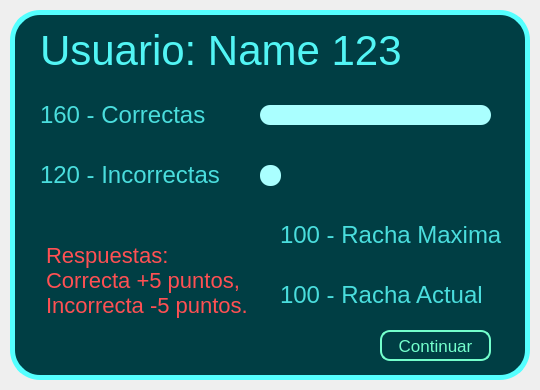
<?xml version="1.0" encoding="UTF-8"?>
<ui version="4.0">
 <class>Form</class>
 <widget class="QWidget" name="Form">
  <property name="geometry">
   <rect>
    <x>0</x>
    <y>0</y>
    <width>540</width>
    <height>390</height>
   </rect>
  </property>
  <property name="windowTitle">
   <string>Login</string>
  </property>
  <property name="styleSheet">
   <string notr="true">/** Fondo */

QFrame#fr_fondo {
    background: rgb(0, 62, 68);
    border: 5px solid rgb(85, 255, 255);
    border-radius: 30px;
}

/** Combobox */

QComboBox{
    font: 15px arial;
    color: #55ffff;
    background-color: rgba(27, 29, 35, .5);
    border-radius: 10px;
    border: 2px solid rgb(33, 37, 43);
    padding: 5px;
}
QComboBox:hover{
    border: 2px solid rgb(64, 71, 88);
}

QComboBox::drop-down {
    subcontrol-origin: padding;
    subcontrol-position: top right;
    width: 7px; 
    
    border-left-width: 3px;
    border-left-color: rgba(39, 44, 54, 150);
    border-left-style: solid;
    border-top-right-radius: 3px;
    border-bottom-right-radius: 3px;    

    background-position: center;
    background-repeat: no-reperat;
}

QComboBox QAbstractItemView {
    color: rgba(85, 255, 238, 0.8);    
    background-color: rgb(33, 37, 43);
    padding: 10px;
    selection-background-color: rgb(39, 44, 54);
}

/** Labels */

QLabel#lbl_bienvenida {
    font: 42px arial;
    color: rgb(82, 245, 245);
}

QLabel#lbl_usuario, QLabel#lbl_clave, QLabel#lbl_rachaM, QLabel#lbl_rachaA {
    font: 24px arial;
    color: rgb(74, 221, 221);
}

QLabel#lbl_alerta {
    font: 22px arial;
    color: rgb(255, 80, 83);
    border: 1px solid rgba(255, 255, 255, .15);
    border-radius: 20px;
}

QLabel#lbl_progress1, QLabel#lbl_progress2 {
    background: rgb(170, 255, 255);
    border-radius: 10px;
}

/** QLineEdit */

QLineEdit{
    background: transparent;
    border: none;
    border-bottom: 2px solid rgb(71, 213, 213);
    font-family: arial;
    font-size: 18px;
    color: rgb(107, 255, 211);
}

/** QPushButton */

QPushButton#btn_azar, QPushButton#btn_txtB, QPushButton#btn_ctB {
    font: 18px arial;
    color: rgb(5, 255, 184);
    border: 2px solid rgb(5, 255, 184);
    border-radius: 10px;
}

QPushButton#btn_azar:hover, QPushButton#btn_txtB:hover, QPushButton#btn_ctB:hover {
    background: rgba(5, 255, 184, .3);
}

QPushButton#btn_azar:pressed {
    padding-bottom: 10px;
}

QPushButton#btn_txtB:pressed {
    padding-right: 10px;
}

QPushButton#btn_ctB:pressed {
    padding-left: 10px;
}

QPushButton#btn_continuar {
    font: 17px arial;
    color: rgb(116, 255, 204);
    border: 2px solid rgb(116, 255, 204);
    border-radius: 10px;
}

QPushButton#btn_continuar:hover {
    background: rgb(116, 255, 204);
    color: rgb(0, 62, 68);
}

QPushButton#btn_continuar:pressed {
    padding-left: 10px;
}

/** QTextEdit */

QTextEdit {
    font-size: 20px;
    background-color: rgba(0, 255, 195, 0.29);
    color: rgba(0, 255, 195, 0.8);
    border: 2px solid rgba(0, 255, 195, 0.29);
    border-radius: 15px;
}

QTextEdit:hover {
    border: 2px solid rgba(0, 255, 195, 0.8);
}

/** Author: Francisco Velez */
</string>
  </property>
  <widget class="QFrame" name="fr_fondo">
   <property name="geometry">
    <rect>
     <x>10</x>
     <y>10</y>
     <width>520</width>
     <height>370</height>
    </rect>
   </property>
   <property name="frameShape">
    <enum>QFrame::StyledPanel</enum>
   </property>
   <property name="frameShadow">
    <enum>QFrame::Raised</enum>
   </property>
   <widget class="QLabel" name="lbl_bienvenida">
    <property name="geometry">
     <rect>
      <x>30</x>
      <y>20</y>
      <width>460</width>
      <height>40</height>
     </rect>
    </property>
    <property name="text">
     <string>Usuario: Name 123</string>
    </property>
   </widget>
   <widget class="QLabel" name="lbl_usuario">
    <property name="geometry">
     <rect>
      <x>30</x>
      <y>90</y>
      <width>200</width>
      <height>30</height>
     </rect>
    </property>
    <property name="text">
     <string>160 - Correctas</string>
    </property>
   </widget>
   <widget class="QLabel" name="lbl_clave">
    <property name="geometry">
     <rect>
      <x>30</x>
      <y>150</y>
      <width>200</width>
      <height>30</height>
     </rect>
    </property>
    <property name="text">
     <string>120 - Incorrectas</string>
    </property>
   </widget>
   <widget class="QLabel" name="lbl_alerta">
    <property name="geometry">
     <rect>
      <x>30</x>
      <y>210</y>
      <width>221</width>
      <height>121</height>
     </rect>
    </property>
    <property name="text">
     <string> Respuestas: 
 Correcta +5 puntos, 
 Incorrecta -5 puntos.</string>
    </property>
    <property name="alignment">
     <set>Qt::AlignLeading|Qt::AlignLeft|Qt::AlignVCenter</set>
    </property>
   </widget>
   <widget class="QPushButton" name="btn_continuar">
    <property name="geometry">
     <rect>
      <x>370</x>
      <y>320</y>
      <width>111</width>
      <height>31</height>
     </rect>
    </property>
    <property name="text">
     <string>Continuar</string>
    </property>
   </widget>
   <widget class="QLabel" name="lbl_progress1">
    <property name="geometry">
     <rect>
      <x>250</x>
      <y>95</y>
      <width>231</width>
      <height>20</height>
     </rect>
    </property>
    <property name="text">
     <string/>
    </property>
   </widget>
   <widget class="QLabel" name="lbl_progress2">
    <property name="geometry">
     <rect>
      <x>250</x>
      <y>155</y>
      <width>21</width>
      <height>21</height>
     </rect>
    </property>
    <property name="text">
     <string/>
    </property>
   </widget>
   <widget class="QLabel" name="lbl_rachaM">
    <property name="geometry">
     <rect>
      <x>270</x>
      <y>210</y>
      <width>221</width>
      <height>30</height>
     </rect>
    </property>
    <property name="text">
     <string>100 - Racha Maxima</string>
    </property>
   </widget>
   <widget class="QLabel" name="lbl_rachaA">
    <property name="geometry">
     <rect>
      <x>270</x>
      <y>270</y>
      <width>221</width>
      <height>30</height>
     </rect>
    </property>
    <property name="text">
     <string>100 - Racha Actual</string>
    </property>
   </widget>
  </widget>
 </widget>
 <resources/>
 <connections/>
</ui>
